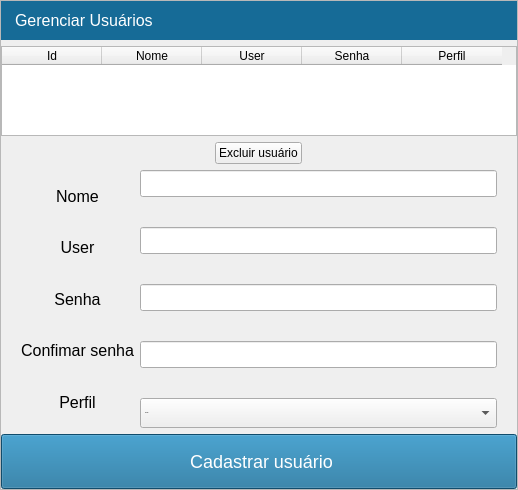
           <widget class="QWidget" name="tab_cadastrar_usuario">
            <layout class="QHBoxLayout" name="horizontalLayout_20">
             <property name="spacing">
              <number>6</number>
             </property>
             <property name="leftMargin">
              <number>0</number>
             </property>
             <property name="topMargin">
              <number>0</number>
             </property>
             <property name="rightMargin">
              <number>0</number>
             </property>
             <property name="bottomMargin">
              <number>0</number>
             </property>
             <item>
              <widget class="QFrame" name="frame_5">
               <property name="sizePolicy">
                <sizepolicy hsizetype="Preferred" vsizetype="Preferred">
                 <horstretch>0</horstretch>
                 <verstretch>0</verstretch>
                </sizepolicy>
               </property>
               <property name="styleSheet">
                <string notr="true">QLabel{
	font: 12pt;
}</string>
               </property>
               <property name="frameShape">
                <enum>QFrame::StyledPanel</enum>
               </property>
               <property name="frameShadow">
                <enum>QFrame::Raised</enum>
               </property>
               <layout class="QVBoxLayout" name="verticalLayout_32" stretch="0,1,1,0,3">
                <property name="spacing">
                 <number>6</number>
                </property>
                <property name="leftMargin">
                 <number>0</number>
                </property>
                <property name="topMargin">
                 <number>0</number>
                </property>
                <property name="rightMargin">
                 <number>0</number>
                </property>
                <property name="bottomMargin">
                 <number>0</number>
                </property>
                <item alignment="Qt::AlignTop">
                 <widget class="QLabel" name="label_3">
                  <property name="font">
                   <font>
                    <family>Segoe UI</family>
                    <pointsize>12</pointsize>
                    <weight>50</weight>
                    <italic>false</italic>
                    <bold>false</bold>
                   </font>
                  </property>
                  <property name="styleSheet">
                   <string notr="true">background-color: rgb(22, 107, 151);
color: rgb(255, 255, 255);
padding: 10px;</string>
                  </property>
                  <property name="text">
                   <string>Gerenciar Usuários</string>
                  </property>
                 </widget>
                </item>
                <item alignment="Qt::AlignHCenter|Qt::AlignVCenter">
                 <widget class="QTableWidget" name="tb_usuarios">
                  <property name="minimumSize">
                   <size>
                    <width>500</width>
                    <height>90</height>
                   </size>
                  </property>
                  <property name="frameShape">
                   <enum>QFrame::StyledPanel</enum>
                  </property>
                  <property name="horizontalScrollBarPolicy">
                   <enum>Qt::ScrollBarAsNeeded</enum>
                  </property>
                  <property name="sizeAdjustPolicy">
                   <enum>QAbstractScrollArea::AdjustToContents</enum>
                  </property>
                  <property name="selectionMode">
                   <enum>QAbstractItemView::ExtendedSelection</enum>
                  </property>
                  <property name="selectionBehavior">
                   <enum>QAbstractItemView::SelectRows</enum>
                  </property>
                  <property name="showGrid">
                   <bool>true</bool>
                  </property>
                  <column>
                   <property name="text">
                    <string>Id</string>
                   </property>
                   <property name="textAlignment">
                    <set>AlignCenter</set>
                   </property>
                  </column>
                  <column>
                   <property name="text">
                    <string>Nome</string>
                   </property>
                   <property name="textAlignment">
                    <set>AlignCenter</set>
                   </property>
                  </column>
                  <column>
                   <property name="text">
                    <string>User</string>
                   </property>
                   <property name="textAlignment">
                    <set>AlignCenter</set>
                   </property>
                  </column>
                  <column>
                   <property name="text">
                    <string>Senha</string>
                   </property>
                   <property name="textAlignment">
                    <set>AlignCenter</set>
                   </property>
                  </column>
                  <column>
                   <property name="text">
                    <string>Perfil</string>
                   </property>
                   <property name="textAlignment">
                    <set>AlignCenter</set>
                   </property>
                  </column>
                 </widget>
                </item>
                <item alignment="Qt::AlignHCenter">
                 <widget class="QPushButton" name="btn_excluir_usuario">
                  <property name="text">
                   <string>Excluir usuário</string>
                  </property>
                 </widget>
                </item>
                <item>
                 <layout class="QHBoxLayout" name="horizontalLayout_21" stretch="0,4">
                  <property name="spacing">
                   <number>6</number>
                  </property>
                  <property name="leftMargin">
                   <number>20</number>
                  </property>
                  <property name="rightMargin">
                   <number>20</number>
                  </property>
                  <item>
                   <layout class="QVBoxLayout" name="verticalLayout_33">
                    <property name="spacing">
                     <number>0</number>
                    </property>
                    <item>
                     <widget class="QLabel" name="label_58">
                      <property name="font">
                       <font>
                        <family>Segoe UI</family>
                        <pointsize>12</pointsize>
                        <weight>50</weight>
                        <italic>false</italic>
                        <bold>false</bold>
                       </font>
                      </property>
                      <property name="text">
                       <string>Nome</string>
                      </property>
                      <property name="alignment">
                       <set>Qt::AlignCenter</set>
                      </property>
                      <property name="margin">
                       <number>16</number>
                      </property>
                     </widget>
                    </item>
                    <item>
                     <widget class="QLabel" name="label_59">
                      <property name="font">
                       <font>
                        <family>Segoe UI</family>
                        <pointsize>12</pointsize>
                        <weight>50</weight>
                        <italic>false</italic>
                        <bold>false</bold>
                       </font>
                      </property>
                      <property name="text">
                       <string>User</string>
                      </property>
                      <property name="alignment">
                       <set>Qt::AlignCenter</set>
                      </property>
                      <property name="margin">
                       <number>16</number>
                      </property>
                     </widget>
                    </item>
                    <item>
                     <widget class="QLabel" name="label_60">
                      <property name="font">
                       <font>
                        <family>Segoe UI</family>
                        <pointsize>12</pointsize>
                        <weight>50</weight>
                        <italic>false</italic>
                        <bold>false</bold>
                       </font>
                      </property>
                      <property name="text">
                       <string>Senha</string>
                      </property>
                      <property name="alignment">
                       <set>Qt::AlignCenter</set>
                      </property>
                      <property name="margin">
                       <number>16</number>
                      </property>
                     </widget>
                    </item>
                    <item>
                     <widget class="QLabel" name="label_61">
                      <property name="font">
                       <font>
                        <family>Segoe UI</family>
                        <pointsize>12</pointsize>
                        <weight>50</weight>
                        <italic>false</italic>
                        <bold>false</bold>
                       </font>
                      </property>
                      <property name="text">
                       <string>Confimar senha</string>
                      </property>
                      <property name="alignment">
                       <set>Qt::AlignCenter</set>
                      </property>
                      <property name="margin">
                       <number>16</number>
                      </property>
                     </widget>
                    </item>
                    <item>
                     <widget class="QLabel" name="label_62">
                      <property name="font">
                       <font>
                        <family>Segoe UI</family>
                        <pointsize>12</pointsize>
                        <weight>50</weight>
                        <italic>false</italic>
                        <bold>false</bold>
                       </font>
                      </property>
                      <property name="text">
                       <string>Perfil</string>
                      </property>
                      <property name="alignment">
                       <set>Qt::AlignCenter</set>
                      </property>
                      <property name="margin">
                       <number>16</number>
                      </property>
                     </widget>
                    </item>
                   </layout>
                  </item>
                  <item>
                   <layout class="QVBoxLayout" name="verticalLayout_34">
                    <property name="spacing">
                     <number>30</number>
                    </property>
                    <item>
                     <widget class="QLineEdit" name="txt_nome">
                      <property name="font">
                       <font>
                        <pointsize>12</pointsize>
                       </font>
                      </property>
                     </widget>
                    </item>
                    <item>
                     <widget class="QLineEdit" name="txt_user">
                      <property name="font">
                       <font>
                        <pointsize>12</pointsize>
                       </font>
                      </property>
                     </widget>
                    </item>
                    <item>
                     <widget class="QLineEdit" name="txt_senha">
                      <property name="font">
                       <font>
                        <pointsize>12</pointsize>
                       </font>
                      </property>
                      <property name="echoMode">
                       <enum>QLineEdit::Password</enum>
                      </property>
                     </widget>
                    </item>
                    <item>
                     <widget class="QLineEdit" name="txt_senha_2">
                      <property name="font">
                       <font>
                        <pointsize>12</pointsize>
                       </font>
                      </property>
                      <property name="echoMode">
                       <enum>QLineEdit::Password</enum>
                      </property>
                     </widget>
                    </item>
                    <item>
                     <widget class="QComboBox" name="cb_perfil_usuario">
                      <property name="minimumSize">
                       <size>
                        <width>0</width>
                        <height>30</height>
                       </size>
                      </property>
                      <property name="font">
                       <font>
                        <pointsize>-1</pointsize>
                       </font>
                      </property>
                      <property name="editable">
                       <bool>false</bool>
                      </property>
                      <property name="currentIndex">
                       <number>0</number>
                      </property>
                      <item>
                       <property name="text">
                        <string>Usuário</string>
                       </property>
                      </item>
                      <item>
                       <property name="text">
                        <string>Administrador</string>
                       </property>
                      </item>
                     </widget>
                    </item>
                   </layout>
                  </item>
                 </layout>
                </item>
                <item>
                 <widget class="QPushButton" name="btn_cadastrar_user">
                  <property name="minimumSize">
                   <size>
                    <width>0</width>
                    <height>55</height>
                   </size>
                  </property>
                  <property name="font">
                   <font>
                    <pointsize>-1</pointsize>
                   </font>
                  </property>
                  <property name="layoutDirection">
                   <enum>Qt::LeftToRight</enum>
                  </property>
                  <property name="styleSheet">
                   <string notr="true">QPushButton {
    background-color: #166b97; /*#2ABf9E;*/
    padding: 5px;
	color: rgb(255, 255, 255);
    font-size: 18px;
}</string>
                  </property>
                  <property name="text">
                   <string> Cadastrar usuário</string>
                  </property>
                 </widget>
                </item>
               </layout>
              </widget>
             </item>
            </layout>
           </widget>
